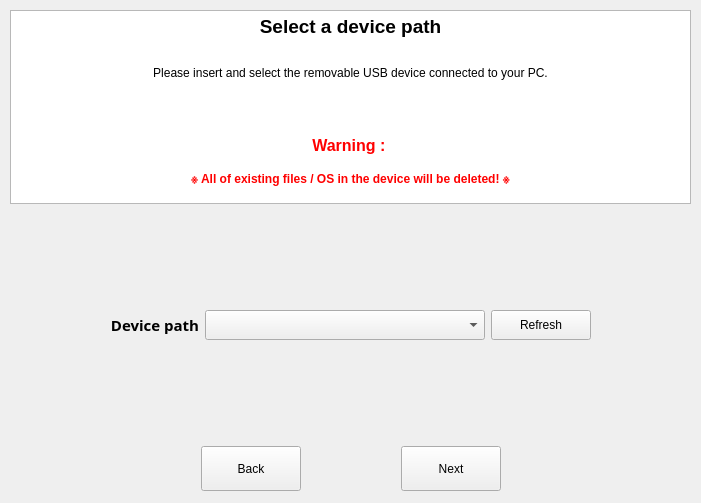
<?xml version="1.0" encoding="UTF-8"?>
<ui version="4.0">
 <class>WidgetSelectDisk</class>
 <widget class="QWidget" name="WidgetSelectDisk">
  <property name="geometry">
   <rect>
    <x>0</x>
    <y>0</y>
    <width>701</width>
    <height>503</height>
   </rect>
  </property>
  <property name="sizePolicy">
   <sizepolicy hsizetype="Fixed" vsizetype="Fixed">
    <horstretch>0</horstretch>
    <verstretch>0</verstretch>
   </sizepolicy>
  </property>
  <property name="maximumSize">
   <size>
    <width>16777215</width>
    <height>16777215</height>
   </size>
  </property>
  <property name="windowTitle">
   <string>Form</string>
  </property>
  <widget class="QWidget" name="verticalLayoutWidget">
   <property name="geometry">
    <rect>
     <x>10</x>
     <y>10</y>
     <width>681</width>
     <height>481</height>
    </rect>
   </property>
   <layout class="QVBoxLayout" name="verticalLayout">
    <item>
     <widget class="QTextEdit" name="textEdit">
      <property name="sizePolicy">
       <sizepolicy hsizetype="Expanding" vsizetype="Expanding">
        <horstretch>0</horstretch>
        <verstretch>0</verstretch>
       </sizepolicy>
      </property>
      <property name="verticalScrollBarPolicy">
       <enum>Qt::ScrollBarAlwaysOff</enum>
      </property>
      <property name="horizontalScrollBarPolicy">
       <enum>Qt::ScrollBarAlwaysOff</enum>
      </property>
      <property name="sizeAdjustPolicy">
       <enum>QAbstractScrollArea::AdjustIgnored</enum>
      </property>
      <property name="readOnly">
       <bool>true</bool>
      </property>
      <property name="html">
       <string>&lt;!DOCTYPE HTML PUBLIC &quot;-//W3C//DTD HTML 4.0//EN&quot; &quot;http://www.w3.org/TR/REC-html40/strict.dtd&quot;&gt;
&lt;html&gt;&lt;head&gt;&lt;meta name=&quot;qrichtext&quot; content=&quot;1&quot; /&gt;&lt;style type=&quot;text/css&quot;&gt;
p, li { white-space: pre-wrap; }
&lt;/style&gt;&lt;/head&gt;&lt;body style=&quot; font-family:'MS Shell Dlg 2'; font-size:8.25pt; font-weight:400; font-style:normal;&quot;&gt;
&lt;p align=&quot;center&quot; style=&quot; margin-top:0px; margin-bottom:0px; margin-left:0px; margin-right:0px; -qt-block-indent:0; text-indent:0px;&quot;&gt;&lt;span style=&quot; font-size:14pt; font-weight:600;&quot;&gt;Select a device path&lt;/span&gt;&lt;/p&gt;
&lt;p align=&quot;center&quot; style=&quot;-qt-paragraph-type:empty; margin-top:0px; margin-bottom:0px; margin-left:0px; margin-right:0px; -qt-block-indent:0; text-indent:0px; font-family:'Gulim'; font-size:9pt;&quot;&gt;&lt;br /&gt;&lt;/p&gt;
&lt;p align=&quot;center&quot; style=&quot;-qt-paragraph-type:empty; margin-top:0px; margin-bottom:0px; margin-left:0px; margin-right:0px; -qt-block-indent:0; text-indent:0px; font-family:'Gulim'; font-size:9pt;&quot;&gt;&lt;br /&gt;&lt;/p&gt;
&lt;p align=&quot;center&quot; style=&quot; margin-top:0px; margin-bottom:0px; margin-left:0px; margin-right:0px; -qt-block-indent:0; text-indent:0px;&quot;&gt;&lt;span style=&quot; font-family:'Gulim'; font-size:9pt;&quot;&gt;Please insert and select the removable USB device connected to your PC.&lt;/span&gt;&lt;/p&gt;
&lt;p align=&quot;center&quot; style=&quot; margin-top:0px; margin-bottom:0px; margin-left:0px; margin-right:0px; -qt-block-indent:0; text-indent:0px;&quot;&gt;&lt;span style=&quot; font-family:'Gulim'; font-size:9pt;&quot;&gt; &lt;/span&gt;&lt;/p&gt;
&lt;p align=&quot;center&quot; style=&quot; margin-top:0px; margin-bottom:0px; margin-left:0px; margin-right:0px; -qt-block-indent:0; text-indent:0px;&quot;&gt;&lt;span style=&quot; font-family:'Gulim'; font-size:9pt;&quot;&gt;  &lt;/span&gt;&lt;/p&gt;
&lt;p align=&quot;center&quot; style=&quot;-qt-paragraph-type:empty; margin-top:0px; margin-bottom:0px; margin-left:0px; margin-right:0px; -qt-block-indent:0; text-indent:0px; font-family:'Gulim'; font-size:9pt;&quot;&gt;&lt;br /&gt;&lt;/p&gt;
&lt;p align=&quot;center&quot; style=&quot;-qt-paragraph-type:empty; margin-top:0px; margin-bottom:0px; margin-left:0px; margin-right:0px; -qt-block-indent:0; text-indent:0px; font-family:'Gulim'; font-size:9pt;&quot;&gt;&lt;br /&gt;&lt;/p&gt;
&lt;p align=&quot;center&quot; style=&quot; margin-top:0px; margin-bottom:0px; margin-left:0px; margin-right:0px; -qt-block-indent:0; text-indent:0px;&quot;&gt;&lt;span style=&quot; font-family:'Gulim'; font-size:12pt; font-weight:600; color:#ff0000;&quot;&gt;Warning :&lt;/span&gt;&lt;span style=&quot; font-family:'Gulim'; font-size:9pt; font-weight:600; color:#ff0000;&quot;&gt; &lt;/span&gt;&lt;/p&gt;
&lt;p align=&quot;center&quot; style=&quot;-qt-paragraph-type:empty; margin-top:0px; margin-bottom:0px; margin-left:0px; margin-right:0px; -qt-block-indent:0; text-indent:0px; font-family:'Gulim'; font-size:9pt; font-weight:600; color:#ff0000;&quot;&gt;&lt;br /&gt;&lt;/p&gt;
&lt;p align=&quot;center&quot; style=&quot; margin-top:0px; margin-bottom:0px; margin-left:0px; margin-right:0px; -qt-block-indent:0; text-indent:0px;&quot;&gt;&lt;span style=&quot; font-family:'Gulim'; font-size:9pt; font-weight:600; color:#ff0000;&quot;&gt;※ All of existing files / OS in the device will be deleted! ※&lt;/span&gt;&lt;/p&gt;&lt;/body&gt;&lt;/html&gt;</string>
      </property>
      <property name="textInteractionFlags">
       <set>Qt::NoTextInteraction</set>
      </property>
     </widget>
    </item>
    <item>
     <layout class="QGridLayout" name="gridLayout">
      <property name="leftMargin">
       <number>100</number>
      </property>
      <property name="topMargin">
       <number>100</number>
      </property>
      <property name="rightMargin">
       <number>100</number>
      </property>
      <property name="bottomMargin">
       <number>100</number>
      </property>
      <item row="0" column="1" alignment="Qt::AlignVCenter">
       <widget class="QComboBox" name="comboBox">
        <property name="sizePolicy">
         <sizepolicy hsizetype="Expanding" vsizetype="Expanding">
          <horstretch>0</horstretch>
          <verstretch>0</verstretch>
         </sizepolicy>
        </property>
        <property name="minimumSize">
         <size>
          <width>0</width>
          <height>30</height>
         </size>
        </property>
       </widget>
      </item>
      <item row="0" column="0" alignment="Qt::AlignHCenter|Qt::AlignVCenter">
       <widget class="QLabel" name="label">
        <property name="sizePolicy">
         <sizepolicy hsizetype="Expanding" vsizetype="Expanding">
          <horstretch>0</horstretch>
          <verstretch>0</verstretch>
         </sizepolicy>
        </property>
        <property name="font">
         <font>
          <family>Aharoni</family>
          <pointsize>14</pointsize>
          <weight>75</weight>
          <bold>true</bold>
         </font>
        </property>
        <property name="text">
         <string>&lt;html&gt;&lt;head/&gt;&lt;body&gt;&lt;p&gt;&lt;span style=&quot; font-size:11pt;&quot;&gt;Device path&lt;/span&gt;&lt;/p&gt;&lt;/body&gt;&lt;/html&gt;</string>
        </property>
        <property name="alignment">
         <set>Qt::AlignRight|Qt::AlignTrailing|Qt::AlignVCenter</set>
        </property>
       </widget>
      </item>
      <item row="0" column="2" alignment="Qt::AlignHCenter|Qt::AlignVCenter">
       <widget class="QPushButton" name="btnRefresh">
        <property name="enabled">
         <bool>true</bool>
        </property>
        <property name="sizePolicy">
         <sizepolicy hsizetype="Expanding" vsizetype="Expanding">
          <horstretch>0</horstretch>
          <verstretch>0</verstretch>
         </sizepolicy>
        </property>
        <property name="minimumSize">
         <size>
          <width>100</width>
          <height>30</height>
         </size>
        </property>
        <property name="text">
         <string>Refresh</string>
        </property>
       </widget>
      </item>
     </layout>
    </item>
    <item>
     <layout class="QHBoxLayout" name="horizontalLayout">
      <property name="spacing">
       <number>100</number>
      </property>
      <item alignment="Qt::AlignRight|Qt::AlignVCenter">
       <widget class="QPushButton" name="btnPrev">
        <property name="enabled">
         <bool>true</bool>
        </property>
        <property name="sizePolicy">
         <sizepolicy hsizetype="Expanding" vsizetype="Expanding">
          <horstretch>0</horstretch>
          <verstretch>0</verstretch>
         </sizepolicy>
        </property>
        <property name="minimumSize">
         <size>
          <width>100</width>
          <height>45</height>
         </size>
        </property>
        <property name="text">
         <string>Back</string>
        </property>
       </widget>
      </item>
      <item alignment="Qt::AlignLeft|Qt::AlignVCenter">
       <widget class="QPushButton" name="btnNext">
        <property name="enabled">
         <bool>true</bool>
        </property>
        <property name="sizePolicy">
         <sizepolicy hsizetype="Expanding" vsizetype="Expanding">
          <horstretch>0</horstretch>
          <verstretch>0</verstretch>
         </sizepolicy>
        </property>
        <property name="minimumSize">
         <size>
          <width>100</width>
          <height>45</height>
         </size>
        </property>
        <property name="text">
         <string>Next</string>
        </property>
       </widget>
      </item>
     </layout>
    </item>
   </layout>
  </widget>
 </widget>
 <resources/>
 <connections/>
</ui>
